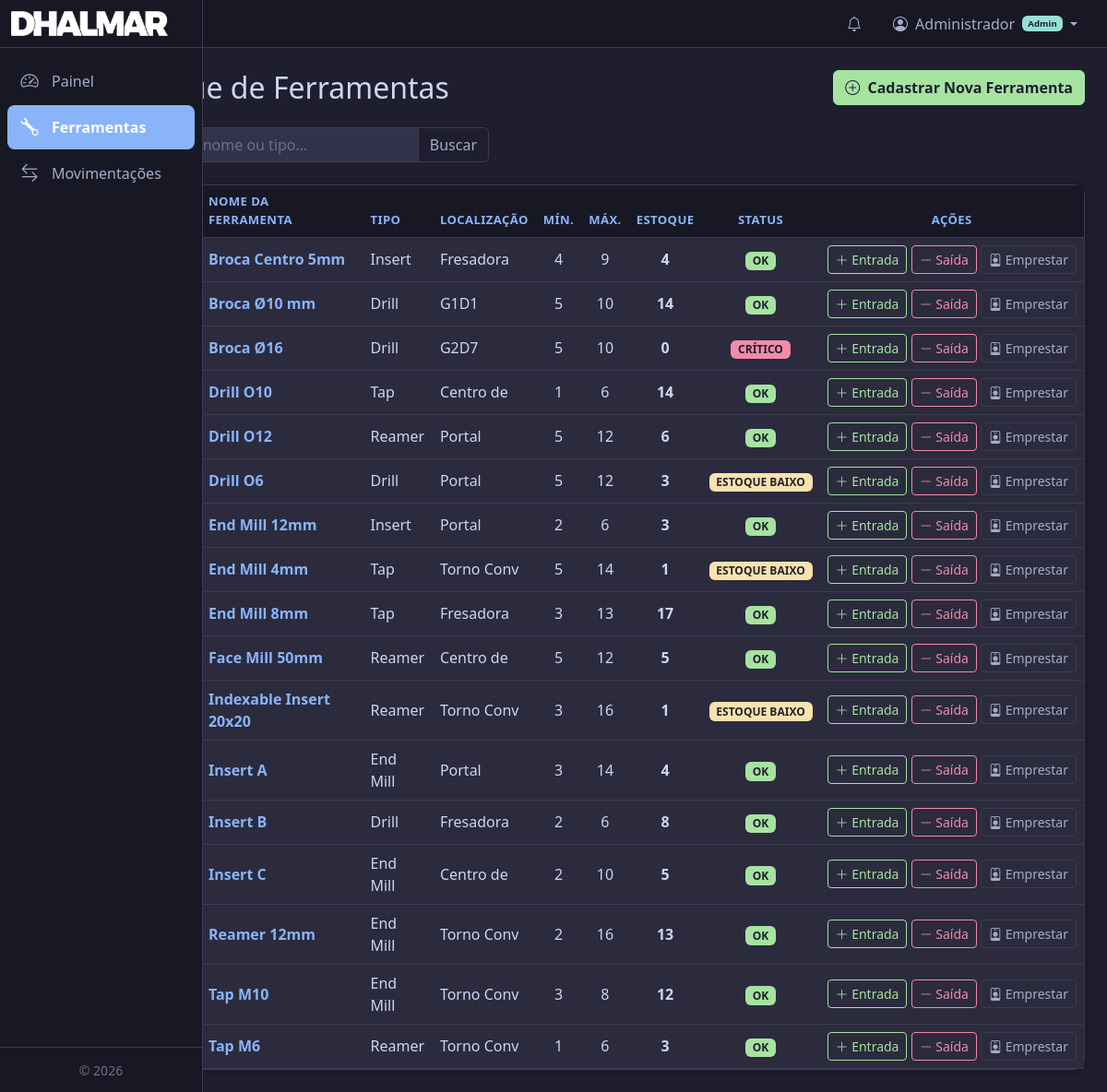
/tools/ (signed in), run on the app's committed database.
### app/models.py (models this page shows, shortened)
class User(Base):
    __tablename__ = "users"
    id = Column(Integer, primary_key=True, index=True)
    username = Column(String(100), nullable=False, unique=True)
    full_name = Column(String(200), nullable=False, default="")
    password_hash = Column(String(255), nullable=False)
    role = Column(String(10), nullable=False, default="USER")  # ADMIN or USER
    active = Column(Integer, default=1)  # 1=active, 0=disabled
    created_at = Column(DateTime, default=datetime.utcnow)

class Tool(Base):
    __tablename__ = "tools"
    id = Column(Integer, primary_key=True, index=True)
    name = Column(String(200), nullable=False)
    origin_id = Column(String(100), default="")  # ID de origem (preenchido manualmente)
    tool_type_id = Column(Integer, ForeignKey("tool_types.id"), nullable=False)
    description = Column(Text, default="")
    location = Column(String(10), default="")  # G<n>D<n> e.g. G1D27
    min_stock = Column(Integer, default=0)
    max_stock = Column(Integer, default=0)
    current_stock = Column(Integer, default=0)
    unit_cost = Column(Float, default=0.0)           # Cost per unit (R$)
    is_critical = Column(Integer, default=0)          # 1 = critical for production
    avg_lifespan_hours = Column(Float, default=0.0)   # Average life in hours before replacement
    tool_type = relationship("ToolType", back_populates="tools")
    parameters = relationship("ToolParameter", back_populates="tool", cascade="all, delete-orphan")
    movements = relationship("Movement", back_populates="tool")

class ToolType(Base):
    __tablename__ = "tool_types"
    id = Column(Integer, primary_key=True, index=True)
    name = Column(String(100), nullable=False, unique=True)
    tools = relationship("Tool", back_populates="tool_type")

### app/routers/tools.py (the view)
@router.get("/")
def tools_list(
    request: Request,
    search: str = Query("", alias="search"),
    db: Session = Depends(get_db),
):
    query = db.query(Tool).join(ToolType)
    if search:
        like = f"%{search}%"
        query = query.filter(
            (Tool.name.ilike(like)) | (ToolType.name.ilike(like))
        )
    tools = query.order_by(Tool.name).all()
    employees = db.query(Employee).order_by(Employee.name).all()
    machines = db.query(Machine).order_by(Machine.name).all()
    return request.app.state.templates.TemplateResponse(
        "tools/index.html",
        {
            "request": request,
            "tools": tools,
            "employees": employees,
            "machines": machines,
            "search": search,
        },
    )

### app/templates/tools/index.html (shortened to what this page needs)
{% extends "base.html" %}
{% set active_page = "tools" %}
{% block content %}
<div class="d-flex justify-content-between align-items-center mb-4 flex-wrap gap-2">
    <h2 class="mb-0"><i class="bi bi-wrench me-2"></i>Estoque de Ferramentas</h2>
    <a href="/tools/create" class="btn btn-success">
        <i class="bi bi-plus-circle me-1"></i> Cadastrar Nova Ferramenta
    </a>
</div>
<form method="GET" action="/tools" class="mb-4">
    <div class="input-group" style="max-width: 450px;">
        <span class="input-group-text"><i class="bi bi-search"></i></span>
        <input type="text" name="search" class="form-control"
               placeholder="Buscar por nome ou tipo..." value="{{ search }}">
        <button class="btn btn-outline-secondary" type="submit">Buscar</button>
    </div>
</form>
<div class="card">
    <div class="card-body p-0">
        <div class="table-responsive">
            <table class="table table-hover table-striped mb-0 align-middle">
                <thead class="table-dark">
                    <tr>
                        <th>ID</th>
                        <th>ID Origem</th>
                        <th>Nome da Ferramenta</th>
                        <th>Tipo</th>
                        <th>Localização</th>
                        <th class="text-center">Mín.</th>
                        <th class="text-center">Máx.</th>
                        <th class="text-center">Estoque</th>
                        <th class="text-center">Status</th>
                        <th class="text-center">Ações</th>
                    </tr>
                </thead>
                <tbody>
                {% for t in tools %}
                    <tr>
                        <td>{{ t.id }}</td>
                        <td>{{ t.origin_id or "—" }}</td>
                        <td>
                            <a href="/tools/{{ t.id }}" class="text-decoration-none fw-semibold">
                                {{ t.name }}
                            </a>
                        </td>
                        <td>{{ t.tool_type.name }}</td>
                        <td>{{ t.location or "—" }}</td>
                        <td class="text-center">{{ t.min_stock }}</td>
                        <td class="text-center">{{ t.max_stock }}</td>
                        <td class="text-center fw-bold">{{ t.current_stock }}</td>
                        <td class="text-center">
                            {% if t.status == "CRITICAL" %}
                                <span class="badge bg-danger">CRÍTICO</span>
                            {% elif t.status == "LOW STOCK" %}
                                <span class="badge bg-warning text-dark">ESTOQUE BAIXO</span>
                            {% else %}
                                <span class="badge bg-success">OK</span>
                            {% endif %}
                        </td>
                        <td class="text-center text-nowrap">
                            <button class="btn btn-sm btn-outline-success"
                                    data-bs-toggle="modal"
                                    data-bs-target="#movementModal"
                                    onclick="prepareMovement({{ t.id }}, '{{ t.name }}', 'IN', 'REPOSICAO')">
                                <i class="bi bi-plus-lg"></i> Entrada
                            </button>
                            <button class="btn btn-sm btn-outline-danger"
                                    data-bs-toggle="modal"
                                    data-bs-target="#movementModal"
                                    onclick="prepareMovement({{ t.id }}, '{{ t.name }}', 'OUT', 'REPOSICAO')">
                                <i class="bi bi-dash-lg"></i> Saída
                            </button>
                            <button class="btn btn-sm btn-outline-secondary"
                                    data-bs-toggle="modal"
                                    data-bs-target="#movementModal"
                                    onclick="prepareMovement({{ t.id }}, '{{ t.name }}', 'OUT', 'EMPRESTIMO')">
                                <i class="bi bi-person-badge"></i> Emprestar
                            </button>
                        </td>
                    </tr>
                {% endfor %}
                </tbody>
            </table>
        </div>
    </div>
</div>
{% endblock %}

### app/templates/base.html (shortened to what this page needs)
<!DOCTYPE html>
<html lang="pt-BR" data-bs-theme="dark">
<head>
    <link href="https://cdn.jsdelivr.net/npm/bootstrap@5.3.3/dist/css/bootstrap.min.css"
          rel="stylesheet">
    <link href="https://cdn.jsdelivr.net/npm/bootstrap-icons@1.11.3/font/bootstrap-icons.min.css"
          rel="stylesheet">
    <link href="/static/css/style.css?v=4" rel="stylesheet">
</head>
<body>
<aside id="sidebar" class="sidebar">
    <div class="sidebar-brand">
        <i class="bi bi-tools sidebar-logo-icon"></i>
    </div>
    <nav class="sidebar-nav">
        <a href="/" class="sidebar-link {% if active_page == 'dashboard' %}active{% endif %}"
           title="Painel">
            <i class="bi bi-speedometer2"></i>
        </a>
        <a href="/tools" class="sidebar-link {% if active_page == 'tools' %}active{% endif %}"
           title="Ferramentas">
            <i class="bi bi-wrench"></i>
        </a>
        <a href="/movements" class="sidebar-link {% if active_page == 'movements' %}active{% endif %}"
           title="Movimentações">
            <i class="bi bi-arrow-left-right"></i>
        </a>
    </nav>
    <div class="sidebar-footer">
    </div>
</aside>
<header id="topbar" class="topbar">
    <div class="topbar-right">
        {% if request.state.current_user %}
        <div class="topbar-icon-wrapper" id="notificationBell" role="button"
             data-bs-toggle="modal" data-bs-target="#notificationModal"
             title="Notificações">
            <i class="bi bi-bell"></i>
        </div>
        <div class="dropdown">
            <a class="topbar-user dropdown-toggle" href="#" id="userDropdown"
               role="button" data-bs-toggle="dropdown" aria-expanded="false">
                <i class="bi bi-person-circle"></i>
                <span class="d-none d-md-inline ms-1">
                    {{ request.state.current_user.full_name or request.state.current_user.username }}
                </span>
                {% if request.state.current_user.role == 'ADMIN' %}
                <span class="badge bg-info ms-1" style="font-size: 0.6rem;">Admin</span>
                {% endif %}
            </a>
        </div>
        {% endif %}
    </div>
</header>
<main id="mainContent" class="main-content">
    {% block content %}{% endblock %}
</main>
</body>
</html>

### data on the page
User: state.current_user "Administrador"
Tool: name "Broca Centro 5mm", tool_type.name "Insert", location "Fresadora", min_stock "4", max_stock "9", current_stock "4", shows "OK"
Tool: name "Broca Ø10 mm", tool_type.name "Drill", location "G1D1", min_stock "5", max_stock "10", current_stock "14", shows "OK"
Tool: name "Broca Ø16", tool_type.name "Drill", location "G2D7", min_stock "5", max_stock "10", current_stock "0", shows "CRÍTICO"
Tool: name "Drill O10", tool_type.name "Tap", location "Centro de", min_stock "1", max_stock "6", current_stock "14", shows "OK"
Tool: name "Drill O12", tool_type.name "Reamer", location "Portal", min_stock "5", max_stock "12", current_stock "6", shows "OK"
Tool: name "Drill O6", tool_type.name "Drill", location "Portal", min_stock "5", max_stock "12", current_stock "3", shows "ESTOQUE BAIXO"
Tool: name "End Mill 12mm", tool_type.name "Insert", location "Portal", min_stock "2", max_stock "6", current_stock "3", shows "OK"
Tool: name "End Mill 4mm", tool_type.name "Tap", location "Torno Conv", min_stock "5", max_stock "14", current_stock "1", shows "ESTOQUE BAIXO"
Tool: name "End Mill 8mm", tool_type.name "Tap", location "Fresadora", min_stock "3", max_stock "13", current_stock "17", shows "OK"
Tool: name "Face Mill 50mm", tool_type.name "Reamer", location "Centro de", min_stock "5", max_stock "12", current_stock "5", shows "OK"
Tool: name "Indexable Insert 20x20", tool_type.name "Reamer", location "Torno Conv", min_stock "3", max_stock "16", current_stock "1", shows "ESTOQUE BAIXO"
Tool: name "Insert A", tool_type.name "End Mill", location "Portal", min_stock "3", max_stock "14", current_stock "4", shows "OK"
Tool: name "Insert B", tool_type.name "Drill", location "Fresadora", min_stock "2", max_stock "6", current_stock "8", shows "OK"
Tool: name "Insert C", tool_type.name "End Mill", location "Centro de", min_stock "2", max_stock "10", current_stock "5", shows "OK"
Tool: name "Reamer 12mm", tool_type.name "End Mill", location "Torno Conv", min_stock "2", max_stock "16", current_stock "13", shows "OK"
Tool: name "Tap M10", tool_type.name "End Mill", location "Torno Conv", min_stock "3", max_stock "8", current_stock "12", shows "OK"
Tool: name "Tap M6", tool_type.name "Reamer", location "Torno Conv", min_stock "1", max_stock "6", current_stock "3", shows "OK"
